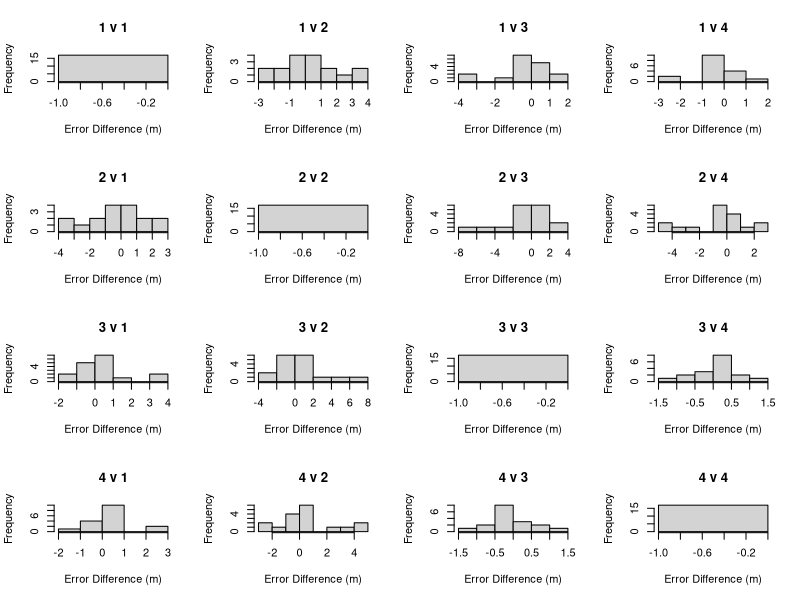
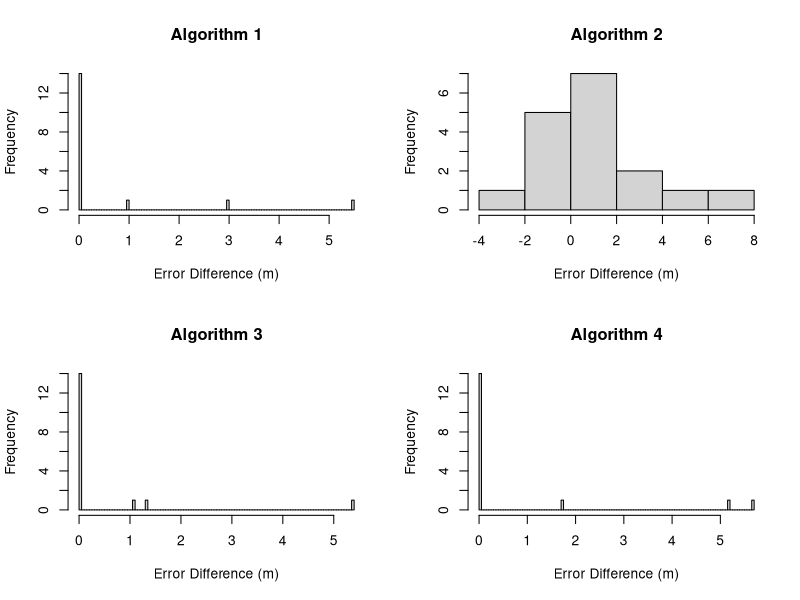

The R script that drew these images, in order:
## ---- chunk 1
num_algorithms = 4
algorithm = list(num_algorithms)
algorithm[[1]] = read.csv("testresults1_NN.csv")
algorithm[[2]] = read.csv("testresults2_NN.csv")
algorithm[[3]] = read.csv("testresults3_NN.csv")
algorithm[[4]] = read.csv("testresults4_NN.csv")

#Statistics
for(floor in 0:2) {
  
  #Get the test cases on a certain floor for each algorithm
  floor_beac = list()
  for(i in 1:num_algorithms) {
    floor_beac[[i]] = algorithm[[i]][which(algorithm[[i]]$floor_true == floor),]
  }
  if(nrow(floor_beac[[1]]) == 0)
    next
  
  #Get the mean and std dev of each algorithm using 3 and 4 beacons
  for(n in 3:3) {
    
    for(i in 1:num_algorithms) {
        n_beac_1 = floor_beac[[i]][which(floor_beac[[i]]$top_n_beacons == n),]$error
        
        mean = mean(n_beac_1)
        stddev = sqrt(var(n_beac_1))
        
        string=paste0("(floor: ", floor, ", top n: ", n, ", algorithm: ", i, "): \n")
        string=paste0(string, "   mean 1:               ", mean, "\n")
        string=paste0(string, "   standard deviation 1: ", stddev, "\n")
        
        cat(string)
    }
  }
}

#Effectiveness
for(floor in 0:2) {
  
  #Get the test cases on a certain floor for each algorithm
  floor_beac = list()
  for(i in 1:num_algorithms) {
    floor_beac[[i]] = algorithm[[i]][which(algorithm[[i]]$floor_true == floor),]
  }
  if(nrow(floor_beac[[1]]) == 0)
    next
  
  #Compare the effectiveness of each algorithm using 3 and 4 beacons
  for(n in 3:3) {
    
    png(paste0(paste0("./Floor", floor, "_", n, "_beacons.png")))
    par(mfrow=c(4,4))
    
    #Compare the effectiveness of algorithm i against algorithm j
    for(i in 1:num_algorithms){
      for(j in 1:num_algorithms) {
        n_beac_1 = floor_beac[[i]][which(floor_beac[[i]]$top_n_beacons == n),]$error
        n_beac_2 = floor_beac[[j]][which(floor_beac[[j]]$top_n_beacons == n),]$error
        
        t_val = t.test(n_beac_1, n_beac_2, paired=TRUE)
        
        string=paste0("(floor: ", floor, ", top n: ", n, ", algorithms: ", i, " and ", j, "): \n")
        string=paste0(string, "   p Value:                ", t_val$p.value, "\n")
        
        cat(string)
        
        hist(n_beac_2 - n_beac_1, main = paste0(i, " v ", j), xlab="Error Difference (m)")
      }
    }
    
    dev.off()
  }
}

## ---- chunk 2
num_algorithms = 8
algorithm = list(num_algorithms)
algorithm[[1]] = read.csv("testresults1_NN.csv")
algorithm[[2]] = read.csv("testresults2_NN.csv")
algorithm[[3]] = read.csv("testresults3_NN.csv")
algorithm[[4]] = read.csv("testresults4_NN.csv")
algorithm[[5]] = read.csv("testresults1_ON.csv")
algorithm[[6]] = read.csv("testresults2_ON.csv")
algorithm[[7]] = read.csv("testresults3_ON.csv")
algorithm[[8]] = read.csv("testresults4_ON.csv")

png("./Figure.png")
par(mfrow=c(2,2))

floor_beac[[1]] = algorithm[[1]][which(algorithm[[1]]$floor_true == 1),]
floor_beac[[5]] = algorithm[[5]][which(algorithm[[5]]$floor_true == 1),]
n_beac_1 = floor_beac[[1]][which(floor_beac[[1]]$top_n_beacons == 3),]$error
n_beac_2 = floor_beac[[5]][which(floor_beac[[5]]$top_n_beacons == 3),]$error
t_val = t.test(n_beac_1, n_beac_2, paired=TRUE)
string=paste0("(algorithm: ", 1, "): \n")
string=paste0(string, "   p Value:                ", t_val$p.value, "\n")
cat(string)
hist(n_beac_2 - n_beac_1, breaks=100, main = paste0("Algorithm ", 1), xlab="Error Difference (m)")

floor_beac[[2]] = algorithm[[2]][which(algorithm[[2]]$floor_true == 1),]
floor_beac[[6]] = algorithm[[6]][which(algorithm[[6]]$floor_true == 1),]
n_beac_1 = floor_beac[[2]][which(floor_beac[[2]]$top_n_beacons == 3),]$error
n_beac_2 = floor_beac[[6]][which(floor_beac[[6]]$top_n_beacons == 3),]$error
t_val = t.test(n_beac_1, n_beac_2, paired=TRUE)
string=paste0("(algorithm: ", 2, "): \n")
string=paste0(string, "   p Value:                ", t_val$p.value, "\n")
cat(string)
hist(n_beac_2 - n_beac_1, breaks=5, main = paste0("Algorithm ", 2), xlab="Error Difference (m)")

floor_beac[[3]] = algorithm[[3]][which(algorithm[[3]]$floor_true == 1),]
floor_beac[[7]] = algorithm[[7]][which(algorithm[[7]]$floor_true == 1),]
n_beac_1 = floor_beac[[3]][which(floor_beac[[3]]$top_n_beacons == 3),]$error
n_beac_2 = floor_beac[[7]][which(floor_beac[[7]]$top_n_beacons == 3),]$error
t_val = t.test(n_beac_1, n_beac_2, paired=TRUE)
string=paste0("(algorithm: ", 3, "): \n")
string=paste0(string, "   p Value:                ", t_val$p.value, "\n")
cat(string)
hist(n_beac_2 - n_beac_1, breaks=100, main = paste0("Algorithm ", 3), xlab="Error Difference (m)")
n_beac_2
print("")
n_beac_1
print("")

floor_beac[[4]] = algorithm[[4]][which(algorithm[[4]]$floor_true == 1),]
floor_beac[[8]] = algorithm[[8]][which(algorithm[[8]]$floor_true == 1),]
n_beac_1 = floor_beac[[4]][which(floor_beac[[4]]$top_n_beacons == 3),]$error
n_beac_2 = floor_beac[[8]][which(floor_beac[[8]]$top_n_beacons == 3),]$error
t_val = t.test(n_beac_1, n_beac_2, paired=TRUE)
string=paste0("(algorithm: ", 4, "): \n")
string=paste0(string, "   p Value:                ", t_val$p.value, "\n")
cat(string)
hist(n_beac_2 - n_beac_1, breaks=100, main = paste0("Algorithm ", 4), xlab="Error Difference (m)")
n_beac_2
print("")
n_beac_1
print("")

dev.off()

